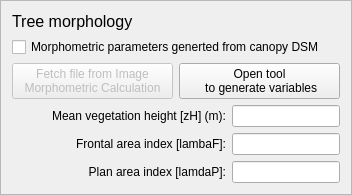
    <widget class="QFrame" name="frame_2">
     <property name="frameShape">
      <enum>QFrame::StyledPanel</enum>
     </property>
     <property name="frameShadow">
      <enum>QFrame::Raised</enum>
     </property>
     <layout class="QGridLayout" name="gridLayout_7">
      <item row="2" column="0">
       <layout class="QHBoxLayout" name="horizontalLayout_2">
        <item>
         <widget class="QPushButton" name="pushButtonImport_IMPV">
          <property name="enabled">
           <bool>false</bool>
          </property>
          <property name="toolTip">
           <string>If an already generated text file is used, the isotropic file should be used (see Image Morphometric Calculator (Point)).</string>
          </property>
          <property name="text">
           <string>Fetch file from Image 
Morphometric Calculation</string>
          </property>
         </widget>
        </item>
        <item>
         <widget class="QPushButton" name="pushButtonIMPcalcVeg">
          <property name="enabled">
           <bool>true</bool>
          </property>
          <property name="text">
           <string>Open tool
 to generate variables</string>
          </property>
         </widget>
        </item>
       </layout>
      </item>
      <item row="1" column="0">
       <widget class="QCheckBox" name="checkBox_manualmorph_2">
        <property name="text">
         <string>Morphometric parameters generted from canopy DSM</string>
        </property>
       </widget>
      </item>
      <item row="3" column="0">
       <layout class="QGridLayout" name="gridLayout_4">
        <item row="1" column="2">
         <widget class="QLineEdit" name="lineEdit_faiveg">
          <property name="alignment">
           <set>Qt::AlignCenter</set>
          </property>
         </widget>
        </item>
        <item row="0" column="1">
         <widget class="QLabel" name="label_10">
          <property name="text">
           <string>Mean vegetation height [zH] (m):</string>
          </property>
          <property name="alignment">
           <set>Qt::AlignRight|Qt::AlignTrailing|Qt::AlignVCenter</set>
          </property>
          <property name="buddy">
           <cstring></cstring>
          </property>
         </widget>
        </item>
        <item row="1" column="1">
         <widget class="QLabel" name="label_11">
          <property name="text">
           <string>Frontal area index [lambaF]:</string>
          </property>
          <property name="alignment">
           <set>Qt::AlignRight|Qt::AlignTrailing|Qt::AlignVCenter</set>
          </property>
          <property name="buddy">
           <cstring></cstring>
          </property>
         </widget>
        </item>
        <item row="0" column="2">
         <widget class="QLineEdit" name="lineEdit_zHveg">
          <property name="alignment">
           <set>Qt::AlignCenter</set>
          </property>
         </widget>
        </item>
        <item row="2" column="1">
         <widget class="QLabel" name="label_20">
          <property name="text">
           <string>Plan area index [lamdaP]:</string>
          </property>
          <property name="alignment">
           <set>Qt::AlignRight|Qt::AlignTrailing|Qt::AlignVCenter</set>
          </property>
          <property name="buddy">
           <cstring></cstring>
          </property>
         </widget>
        </item>
        <item row="2" column="2">
         <widget class="QLineEdit" name="lineEdit_paiveg">
          <property name="toolTip">
           <string>&lt;html&gt;&lt;head/&gt;&lt;body&gt;&lt;p&gt;Fraction of vegetation cover (high vegetation e.g. trees and bushes) &lt;/p&gt;&lt;/body&gt;&lt;/html&gt;</string>
          </property>
          <property name="alignment">
           <set>Qt::AlignCenter</set>
          </property>
         </widget>
        </item>
        <item row="1" column="0">
         <spacer name="horizontalSpacer_4">
          <property name="orientation">
           <enum>Qt::Horizontal</enum>
          </property>
          <property name="sizeHint" stdset="0">
           <size>
            <width>40</width>
            <height>20</height>
           </size>
          </property>
         </spacer>
        </item>
       </layout>
      </item>
      <item row="0" column="0">
       <widget class="QLabel" name="label_14">
        <property name="text">
         <string>&lt;!DOCTYPE HTML PUBLIC &quot;-//W3C//DTD HTML 4.0//EN&quot; &quot;http://www.w3.org/TR/REC-html40/strict.dtd&quot;&gt;
&lt;html&gt;&lt;head&gt;&lt;meta name=&quot;qrichtext&quot; content=&quot;1&quot; /&gt;&lt;style type=&quot;text/css&quot;&gt;
p, li { white-space: pre-wrap; }
&lt;/style&gt;&lt;/head&gt;&lt;body style=&quot; font-family:'MS Shell Dlg 2'; font-size:8pt; font-weight:400; font-style:normal;&quot;&gt;
&lt;p style=&quot; margin-top:0px; margin-bottom:0px; margin-left:0px; margin-right:0px; -qt-block-indent:0; text-indent:0px;&quot;&gt;&lt;span style=&quot; font-size:12pt;&quot;&gt;Tree morphology&lt;/span&gt;&lt;/p&gt;&lt;/body&gt;&lt;/html&gt;</string>
        </property>
       </widget>
      </item>
     </layout>
    </widget>
